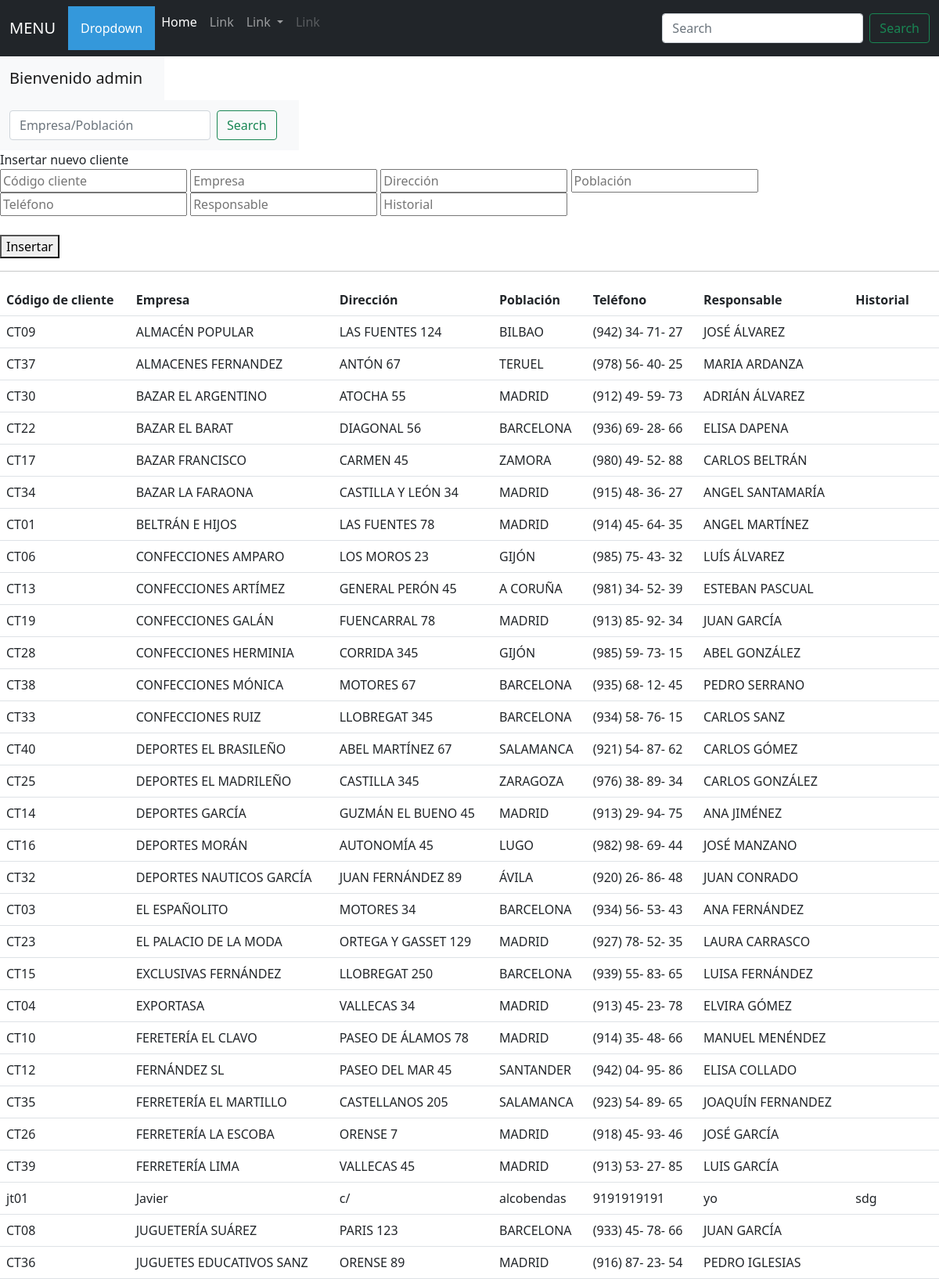
The page /pedidos_form.php (signed in, upper part) on the database its author committed.
### tables this page shows
CREATE TABLE `clientes` (
  `cli_codigo` varchar(4) NOT NULL,
  `cli_empresa` varchar(30) DEFAULT NULL,
  `cli_direccion` varchar(50) DEFAULT NULL,
  `cli_poblacion` varchar(20) DEFAULT NULL,
  `cli_telefono` varchar(16) DEFAULT NULL,
  `cli_responsable` varchar(30) DEFAULT NULL,
  `cli_historial` text DEFAULT NULL
);

### pedidos_form.php (the view, shortened to what this page needs)
<?php
    $filtro = "";
?>
<!DOCTYPE html>
<html lang="es">
<head>
    <link href="https://cdn.jsdelivr.net/npm/bootstrap@5.0.2/dist/css/bootstrap.min.css" rel="stylesheet">
    <link rel="stylesheet" href="pedidos.css">
</head>
<body>
        <nav class="navbar navbar-expand-lg navbar-dark bg-dark">
        <div class="container-fluid">
            <a class="navbar-brand" href="#">MENU</a>
                <div class="collapse navbar-collapse" id="navbarScroll">
                <ul class="navbar-nav me-auto my-2 my-lg-0 navbar-nav-scroll" style="--bs-scroll-height: 100px;">
                <div class="dropdown">
                    <button onclick="myFunction()" class="dropbtn">Dropdown</button>
                </div>
                <li class="nav-item">
                <a class="nav-link active" aria-current="page" href="#">Home</a>
                </li>
                <li class="nav-item">
                <a class="nav-link" href="#">Link</a>
                </li>
                <li class="nav-item dropdown">
                <a class="nav-link dropdown-toggle" href="#" id="navbarScrollingDropdown" role="button" data-bs-toggle="dropdown" aria-expanded="false">
                    Link
                </a>
                </li>
                <li class="nav-item">
                <a class="nav-link disabled" href="#" tabindex="-1" aria-disabled="true">Link</a>
                </li>
            </ul>
            <form class="d-flex">
                <input class="form-control me-2" type="search" placeholder="Search" aria-label="Search">
                <button class="btn btn-outline-success" type="submit">Search</button>
            </form>
            </div>
        </div>
        </nav>
        <div class="d-flex justify-content-start">
        <nav class="navbar navbar-expand-lg navbar-light bg-light">
            <div class="container-fluid">
                <a class="navbar-brand" href="#">
                    <?php
                        echo "Bienvenido " . $_SESSION['usuario_logueado']['usu_alias'];
                    ?>
                </a>
            </div>
        </nav>
        </div>
        <div class="d-flex justify-content-start">
        <nav class="navbar navbar-expand-lg navbar-light bg-light">
            <div class="container-fluid">
                <a class="navbar-brand" href="#">
                    <form class="d-flex" for="filtro">
                        <input class="form-control me-2" name="filtro" id="filtro" type="search" placeholder="Empresa/Población" aria-label="Search" value= <?php echo $filtro; ?>>
                        <button class="btn btn-outline-success" type="submit">Search</button>
                    </form>
                </a>
            </div>
        </nav>
        </div>
    <form action="">
            <label for="insert">Insertar nuevo cliente</label>
            <br>
            <input type="text" name="insert_codcli" id="insert" placeholder="Código cliente">
            <input type="text" name="insert_empresa" id="insert" placeholder="Empresa">
            <input type="text" name="insert_direccion" id="insert" placeholder="Dirección">
            <input type="text" name="insert_poblacion" id="insert" placeholder="Población">
            <input type="text" name="insert_telefono" id="insert" placeholder="Teléfono">
            <input type="text" name="insert_telefono" id="insert" placeholder="Responsable">
            <input type="text" name="insert_historial" id="insert" placeholder="Historial">
            <br><br>
            <button>Insertar</button>
    </form>
    <hr>
    <table class="table">
        <tr>
            <th scope="col">Código de cliente</th>
            <th scope="col">Empresa</th>
            <th scope="col">Dirección</th>
            <th scope="col">Población</th>
            <th scope="col">Teléfono</th>
            <th scope="col">Responsable</th>
            <th scope="col">Historial</th>
        </tr>
            <?php
                $sql = "SELECT * FROM clientes WHERE cli_empresa LIKE '%$filtro%' OR cli_poblacion LIKE '%$filtro%'ORDER BY cli_empresa";
                $conexion = mysqli_connect(HOST,USER,PASS,BBDD);
                $rs = mysqli_query($conexion, $sql);
                $datos_array = mysqli_fetch_all($rs);
                for($i=0; $i<count($datos_array); $i++){
                    echo "<tr>";
                        echo "<td>" . $datos_array[$i][0] . "</td>";
                        echo "<td>" . $datos_array[$i][1] . "</td>";
                        echo "<td>" . $datos_array[$i][2] . "</td>";
                        echo "<td>" . $datos_array[$i][3] . "</td>";
                        echo "<td>" . $datos_array[$i][4] . "</td>";
                        echo "<td>" . $datos_array[$i][5] . "</td>";
                        echo "<td>" . $datos_array[$i][6] . "</td>";
                    echo "</tr>";
                }
            ?>
    </table>
</body>
</html>

### pedidos.css (style rules this page uses)
.dropbtn { background-color: #3498DB; color: white; padding: 16px; font-size: 16px; border: none; cursor: pointer; }
.dropdown { position: relative; display: inline-block; }

### rows shown on the page
clientes: cli_codigo "CT09", cli_empresa "ALMACÉN POPULAR", cli_direccion "LAS FUENTES 124", cli_poblacion "BILBAO", cli_telefono "(942) 34- 71- 27", cli_responsable "JOSÉ ÁLVAREZ"
clientes: cli_codigo "CT37", cli_empresa "ALMACENES FERNANDEZ", cli_direccion "ANTÓN 67", cli_poblacion "TERUEL", cli_telefono "(978) 56- 40- 25", cli_responsable "MARIA ARDANZA"
clientes: cli_codigo "CT30", cli_empresa "BAZAR EL ARGENTINO", cli_direccion "ATOCHA 55", cli_poblacion "MADRID", cli_telefono "(912) 49- 59- 73", cli_responsable "ADRIÁN ÁLVAREZ"
clientes: cli_codigo "CT22", cli_empresa "BAZAR EL BARAT", cli_direccion "DIAGONAL 56", cli_poblacion "BARCELONA", cli_telefono "(936) 69- 28- 66", cli_responsable "ELISA DAPENA"
clientes: cli_codigo "CT17", cli_empresa "BAZAR FRANCISCO", cli_direccion "CARMEN 45", cli_poblacion "ZAMORA", cli_telefono "(980) 49- 52- 88", cli_responsable "CARLOS BELTRÁN"
clientes: cli_codigo "CT34", cli_empresa "BAZAR LA FARAONA", cli_direccion "CASTILLA Y LEÓN 34", cli_poblacion "MADRID", cli_telefono "(915) 48- 36- 27", cli_responsable "ANGEL SANTAMARÍA"
clientes: cli_codigo "CT01", cli_empresa "BELTRÁN E HIJOS", cli_direccion "LAS FUENTES 78", cli_poblacion "MADRID", cli_telefono "(914) 45- 64- 35", cli_responsable "ANGEL MARTÍNEZ"
clientes: cli_codigo "CT06", cli_empresa "CONFECCIONES AMPARO", cli_direccion "LOS MOROS 23", cli_poblacion "GIJÓN", cli_telefono "(985) 75- 43- 32", cli_responsable "LUÍS ÁLVAREZ"
clientes: cli_codigo "CT13", cli_empresa "CONFECCIONES ARTÍMEZ", cli_direccion "GENERAL PERÓN 45", cli_poblacion "A CORUÑA", cli_telefono "(981) 34- 52- 39", cli_responsable "ESTEBAN PASCUAL"
clientes: cli_codigo "CT19", cli_empresa "CONFECCIONES GALÁN", cli_direccion "FUENCARRAL 78", cli_poblacion "MADRID", cli_telefono "(913) 85- 92- 34", cli_responsable "JUAN GARCÍA"
clientes: cli_codigo "CT28", cli_empresa "CONFECCIONES HERMINIA", cli_direccion "CORRIDA 345", cli_poblacion "GIJÓN", cli_telefono "(985) 59- 73- 15", cli_responsable "ABEL GONZÁLEZ"
clientes: cli_codigo "CT38", cli_empresa "CONFECCIONES MÓNICA", cli_direccion "MOTORES 67", cli_poblacion "BARCELONA", cli_telefono "(935) 68- 12- 45", cli_responsable "PEDRO SERRANO"
clientes: cli_codigo "CT33", cli_empresa "CONFECCIONES RUIZ", cli_direccion "LLOBREGAT 345", cli_poblacion "BARCELONA", cli_telefono "(934) 58- 76- 15", cli_responsable "CARLOS SANZ"
clientes: cli_codigo "CT40", cli_empresa "DEPORTES EL BRASILEÑO", cli_direccion "ABEL MARTÍNEZ 67", cli_poblacion "SALAMANCA", cli_telefono "(921) 54- 87- 62", cli_responsable "CARLOS GÓMEZ"
clientes: cli_codigo "CT25", cli_empresa "DEPORTES EL MADRILEÑO", cli_direccion "CASTILLA 345", cli_poblacion "ZARAGOZA", cli_telefono "(976) 38- 89- 34", cli_responsable "CARLOS GONZÁLEZ"
clientes: cli_codigo "CT14", cli_empresa "DEPORTES GARCÍA", cli_direccion "GUZMÁN EL BUENO 45", cli_poblacion "MADRID", cli_telefono "(913) 29- 94- 75", cli_responsable "ANA JIMÉNEZ"
clientes: cli_codigo "CT16", cli_empresa "DEPORTES MORÁN", cli_direccion "AUTONOMÍA 45", cli_poblacion "LUGO", cli_telefono "(982) 98- 69- 44", cli_responsable "JOSÉ MANZANO"
clientes: cli_codigo "CT32", cli_empresa "DEPORTES NAUTICOS GARCÍA", cli_direccion "JUAN FERNÁNDEZ 89", cli_poblacion "ÁVILA", cli_telefono "(920) 26- 86- 48", cli_responsable "JUAN CONRADO"
clientes: cli_codigo "CT03", cli_empresa "EL ESPAÑOLITO", cli_direccion "MOTORES 34", cli_poblacion "BARCELONA", cli_telefono "(934) 56- 53- 43", cli_responsable "ANA FERNÁNDEZ"
clientes: cli_codigo "CT23", cli_empresa "EL PALACIO DE LA MODA", cli_direccion "ORTEGA Y GASSET 129", cli_poblacion "MADRID", cli_telefono "(927) 78- 52- 35", cli_responsable "LAURA CARRASCO"
clientes: cli_codigo "CT15", cli_empresa "EXCLUSIVAS FERNÁNDEZ", cli_direccion "LLOBREGAT 250", cli_poblacion "BARCELONA", cli_telefono "(939) 55- 83- 65", cli_responsable "LUISA FERNÁNDEZ"
clientes: cli_codigo "CT04", cli_empresa "EXPORTASA", cli_direccion "VALLECAS 34", cli_poblacion "MADRID", cli_telefono "(913) 45- 23- 78", cli_responsable "ELVIRA GÓMEZ"
clientes: cli_codigo "CT10", cli_empresa "FERETERÍA EL CLAVO", cli_direccion "PASEO DE ÁLAMOS 78", cli_poblacion "MADRID", cli_telefono "(914) 35- 48- 66", cli_responsable "MANUEL MENÉNDEZ"
clientes: cli_codigo "CT12", cli_empresa "FERNÁNDEZ SL", cli_direccion "PASEO DEL MAR 45", cli_poblacion "SANTANDER", cli_telefono "(942) 04- 95- 86", cli_responsable "ELISA COLLADO"
clientes: cli_codigo "CT35", cli_empresa "FERRETERÍA EL MARTILLO", cli_direccion "CASTELLANOS 205", cli_poblacion "SALAMANCA", cli_telefono "(923) 54- 89- 65", cli_responsable "JOAQUÍN FERNANDEZ"
clientes: cli_codigo "CT26", cli_empresa "FERRETERÍA LA ESCOBA", cli_direccion "ORENSE 7", cli_poblacion "MADRID", cli_telefono "(918) 45- 93- 46", cli_responsable "JOSÉ GARCÍA"
clientes: cli_codigo "CT39", cli_empresa "FERRETERÍA LIMA", cli_direccion "VALLECAS 45", cli_poblacion "MADRID", cli_telefono "(913) 53- 27- 85", cli_responsable "LUIS GARCÍA"
clientes: cli_codigo "jt01", cli_empresa "Javier", cli_direccion "c/", cli_poblacion "alcobendas", cli_telefono "9191919191", cli_responsable "yo", cli_historial "sdg"
clientes: cli_codigo "CT08", cli_empresa "JUGUETERÍA SUÁREZ", cli_direccion "PARIS 123", cli_poblacion "BARCELONA", cli_telefono "(933) 45- 78- 66", cli_responsable "JUAN GARCÍA"
clientes: cli_codigo "CT36", cli_empresa "JUGUETES EDUCATIVOS SANZ", cli_direccion "ORENSE 89", cli_poblacion "MADRID", cli_telefono "(916) 87- 23- 54", cli_responsable "PEDRO IGLESIAS"

### other values the page prints
$_SESSION['usuario_logueado']['usu_alias'] "admin"
